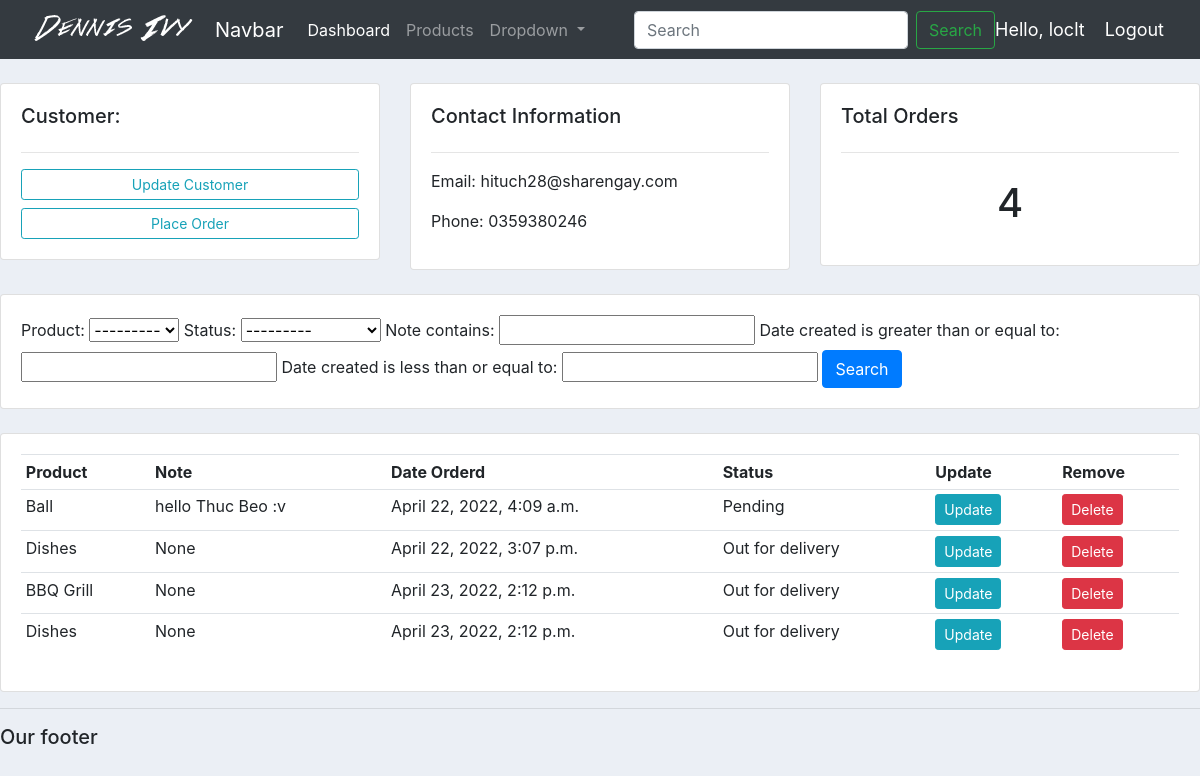
The app's page /customer/1/ (signed in) with its own data.
### accounts/models.py (models this page shows, shortened)
class Customer(models.Model):
    name = models.CharField(max_length=200, null=True)
    phone = models.CharField(max_length=200, null=True)
    email = models.CharField(max_length=200, null=True)
    data_created = models.DateTimeField(auto_now_add=True, null=True)

class Order(models.Model):
    STATUS = (
        ('Pending', 'Pending'),
        ('Out for delivery', 'Out for delivery'),
        ('Delivered', "Delivered"),
    )
    customer = models.ForeignKey(Customer, null=True, on_delete=models.SET_NULL)
    product = models.ForeignKey(Product, null=True, on_delete=models.SET_NULL)
    date_created = models.DateTimeField(auto_now_add=True, null=True)
    status = models.CharField(max_length=200, null=True, choices=STATUS)
    note = models.CharField(max_length=1000, null=True)

class Product(models.Model):
    CATEGORY = (
        ("Indoor", "Indoor"),
        ("Out door", "Outdoor"),
    )
    name = models.CharField(max_length=200, null=True)
    price = models.FloatField(null=True)
    category = models.CharField(max_length=200, null=True, choices=CATEGORY)
    description = models.CharField(max_length=200, null=True, blank=True)
    date_created = models.DateTimeField(auto_now_add=True, null=True)
    tags = models.ManyToManyField(Tag)
    def __str__(self):
        return self.name

### accounts/decorators.py (the view)
		def wrapper_func(request, *args, **kwargs):
			group = None
			if request.user.groups.exists():
				group = request.user.groups.all()[0].name
			if group in allowed_roles:
				return view_func(request, *args, **kwargs)
			else:
				return HttpResponse('You are not authorized to view this page')

### accounts/views.py (called while the page is built)
@login_required(login_url='login')
@allowed_users(allowed_roles=['admin'])
def customer(request, pk_test):
	customer = Customer.objects.get(id=pk_test)
	orders = customer.order_set.all()
	order_count = orders.count()
	myFilter = OrderFilter(request.GET, queryset=orders)
	orders = myFilter.qs
	context = {'customer':customer, 'orders':orders, 'order_count':order_count,
	'myFilter':myFilter}
	return render(request, 'accounts/customer.html',context)

### accounts/templates/accounts/customer.html
{% extends 'accounts/main.html' %}
{% block content %}
<br>
<div class="row">
	<div class="col-md">
		<div class="card card-body">
			<h5>Customer:</h5>
			<hr>
			<a class="btn btn-outline-info  btn-sm btn-block" href="">Update Customer</a>
			<a class="btn btn-outline-info  btn-sm btn-block" href="{% url 'create_order' customer.id %}">Place Order</a>
		</div>
	</div>
	<div class="col-md">
		<div class="card card-body">
			<h5>Contact Information</h5>
			<hr>
			<p>Email: {{customer.email}}</p>
			<p>Phone: {{customer.phone}}</p>
		</div>
	</div>
	<div class="col-md">
		<div class="card card-body">
			<h5>Total Orders</h5>
			<hr>
			<h1 style="text-align: center;padding: 10px">{{order_count}}</h1>
		</div>
	</div>
</div>
<br>
<div class="row">
	<div class="col">
		<div class="card card-body">
			<form method="get">
				{{myFilter.form}}
		    <button class="btn btn-primary" type="submit">Search</button>
		  </form>
		</div>
	</div>
</div>
<br>
<div class="row">
	<div class="col-md">
		<div class="card card-body">
			<table class="table table-sm">
				<tr>
					<th>Product</th>
					<th>Note</th>
					<th>Date Orderd</th>
					<th>Status</th>
					<th>Update</th>
					<th>Remove</th>
				</tr>
				{% for order in orders %}
					<tr>
						<td>{{order.product}}</td>
						<td>{{order.note}}</td>
						<td>{{order.date_created}}</td>
						<td>{{order.status}}</td>
						<td><a class="btn btn-sm btn-info" href="{% url 'update_order' order.id %}">Update</a></td>
						<td><a class="btn btn-sm btn-danger" href="{% url 'delete_order' order.id %}">Delete</a></td>
					</tr>
				{% endfor %}
			</table>
		</div>
	</div>
</div>
{% endblock %}

### accounts/templates/accounts/navbar.html (shortened to what this page needs)
{% load static %}
<nav class="navbar navbar-expand-lg navbar-dark bg-dark">
    <img src="{% static 'images/logo.png' %}" alt="">
    <a class="navbar-brand" href="#">Navbar</a>
    <div class="collapse navbar-collapse" id="navbarSupportedContent">
      <ul class="navbar-nav mr-auto">
        {% if request.user.is_staff %}
        <li class="nav-item active">
          <a class="nav-link" href="{% url 'home' %}">Dashboard</a>
        </li>
        <li class="nav-item">
          <a class="nav-link" href="{% url 'products'%}">Products</a>
        </li>
        {% endif %}
        <li class="nav-item dropdown">
          <a class="nav-link dropdown-toggle" href="#" id="navbarDropdown" role="button" data-toggle="dropdown" aria-haspopup="true" aria-expanded="false">
            Dropdown
          </a>
        </li>
      </ul>
      <form class="form-inline my-2 my-lg-0">
        <input class="form-control mr-sm-2" type="search" placeholder="Search" aria-label="Search">
        <button class="btn btn-outline-success my-2 my-sm-0" type="submit">Search</button>
      </form>
    </div>
    <span class="hello-msg">Hello, {{request.user}}</span>
    <span><a class="hello-msg" href="{% url 'logout' %}">Logout</a></span>
  </nav>

### static/css/main.css (style rules this page uses)
body { background-color: #ebeff5; }

### accounts/templates/accounts/navbar.html (style rules this page uses)
.hello-msg { font-size: 18px; color: #fff; margin-right: 20px; }

### records on screen
Customer: email "hituch28@sharengay.com", phone "0359380246"
Order: product "Ball", note "hello Thuc Beo :v", date_created "April 22, 2022, 4:09 a.m.", status "Pending"
Order: product "Dishes", note "None", date_created "April 22, 2022, 3:07 p.m.", status "Out for delivery"
Order: product "BBQ Grill", note "None", date_created "April 23, 2022, 2:12 p.m.", status "Out for delivery"
Order: product "Dishes", note "None", date_created "April 23, 2022, 2:12 p.m.", status "Out for delivery"

### other values on screen
{{ request.user }} "loclt"
{{ order_count }} "4"
